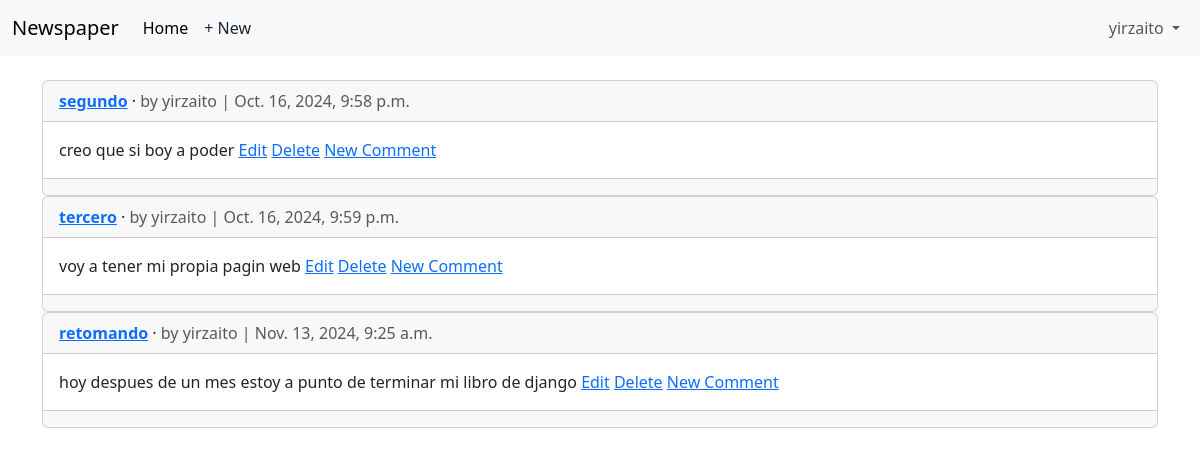
/articles/ (signed in), run on an earlier commit of the app's database.
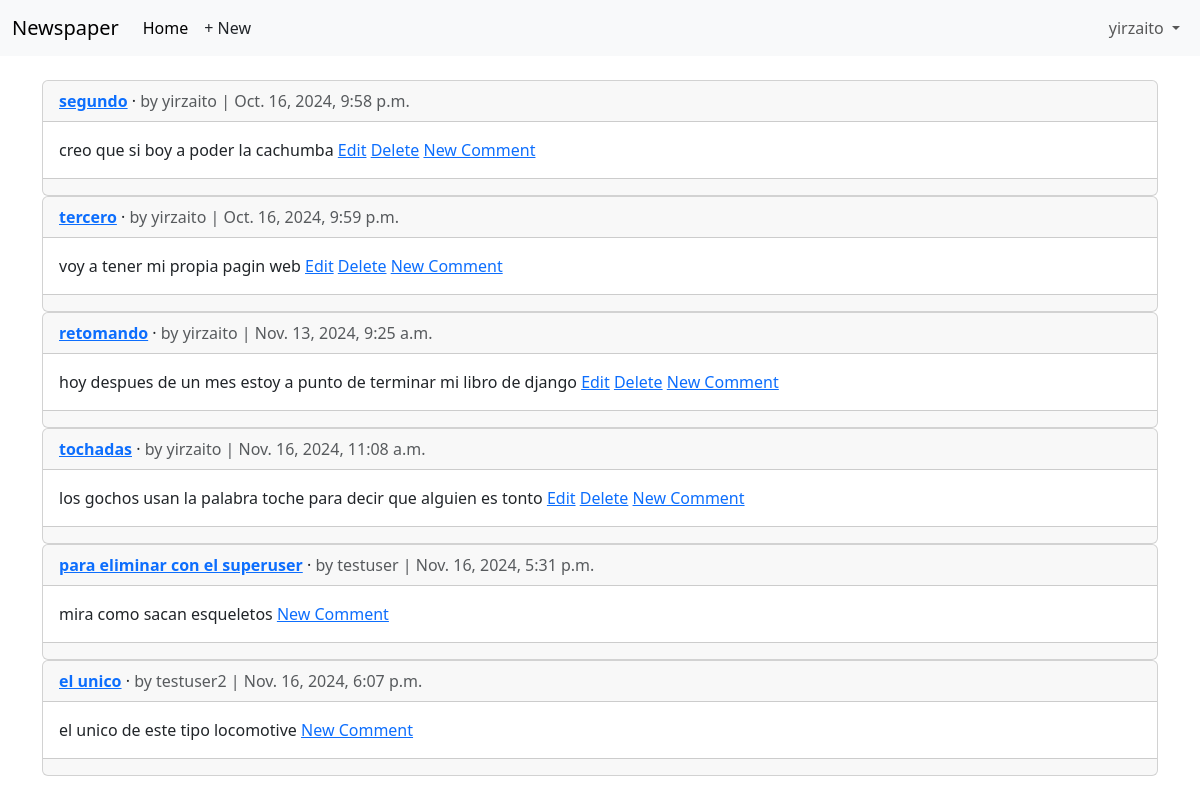
And on a later commit of the database.
### accounts/models.py (models this page shows)
class CustomUser(AbstractUser):
    age = models.PositiveBigIntegerField(null=True,blank=True)

### articles/models.py (models this page shows, shortened)
class Article(models.Model):
    title = models.CharField(max_length=255)
    body = models.TextField()
    date = models.DateTimeField(auto_now_add=True)
    author = models.ForeignKey(settings.AUTH_USER_MODEL, on_delete=models.CASCADE,)
    def get_absolute_url(self):
        return reverse("article_detail", kwargs={"pk":self.pk})

### articles/views.py (the view)
# urls.py: path("", ArticleListView.as_view(), name="article_list"),
class ArticleListView(LoginRequiredMixin,ListView):
    model = Article
    template_name = "article_list.html"

### templates/article_list.html (shortened to what this page needs)
 {% extends "base.html" %}
 {% block content %}
 {% for article in article_list %}
 <div class="card">
    <div class="card-header">
        <span class="fw-bold">
            <a href="{{ article.get_absolute_url}}">{{ article.title }}</a>
        </span> &middot;
        <span class="text-muted">by
            {{ article.author }} | {{ article.date }}
        </span>
    </div>
    <div class="card-body">
        {{ article.body }}
        {% if article.author.pk == request.user.pk %}
        <a href="{% url 'article_edit' article.pk %}">Edit</a>
        <a href="{% url 'article_delete' article.pk %}">Delete</a>
        {% endif %}
        <a href="{{ article.get_absolute_url }}">New Comment</a>
    </div>
    <div class="card-footer">
    </div>
 </div>
 {% endfor %}
 {% endblock content %}

### templates/base.html (shortened to what this page needs)
<!DOCTYPE html>
<html>
    <head>
        <link href="https://cdn.jsdelivr.net/npm/bootstrap@5.3.3/dist/css/bootstrap.min.css"
              rel="stylesheet"
>
    </head>
    <body>
        <nav class="navbar navbar-expand-lg bg-body-tertiary">
            <div class="container-fluid">
                <a class="navbar-brand" href="{% url 'home' %}">Newspaper</a>
                <div class="collapse navbar-collapse" id="navbarSupportedContent">
                    <ul class="navbar-nav me-auto mb-2 mb-lg-0">
                        <li class="nav-item">
                            <a class="nav-link active" aria-current="page" href="#">Home</a>
                        </li>
                        {% if user.is_authenticated %}
                        <li class="nav-item">
                            <a href="{% url 'article_new' %}" class="nav-link px-2 link-dark">+ New</a>
                        </li>
                    </ul>
                    <ul class="navbar-nav ms-auto">
                        <li class="nav-item dropdown">
                            <a class="nav-link dropdown-toggle" href="#" role="button"
                               data-bs-toggle="dropdown" aria-expanded="false">
                                {{ user.username }}
                            </a>
                        </li>
                        {% else %}
                    </ul>
                    <div class="d-flex">
                        <a href="{% url 'login' %}" class="btn btn-outline-secondary me-2">Log in</a>
                        <a href="{% url 'signup' %}" class="btn btn-primary">Sign up</a>
                    </div>
                    {% endif %}
                </div>
            </div>
        </nav>
        <main class="container mt-4">
            {% block content %}
            {% endblock content %}
        </main>
    </body>
</html>

What changed in the data, as far as the page shows it:
changed Article "segundo": body "creo que si boy a poder" → "creo que si boy a poder la cachumba"
added Article: title "tochadas", author "yirzaito", date "Nov. 16, 2024, 11:08 a.m.", body "los gochos usan la palabra toche para decir que alguien es tonto", shows "Edit"
added Article: title "para eliminar con el superuser", author "testuser", date "Nov. 16, 2024, 5:31 p.m.", body "mira como sacan esqueletos"
added Article: title "el unico", author "testuser2", date "Nov. 16, 2024, 6:07 p.m.", body "el unico de este tipo locomotive"
